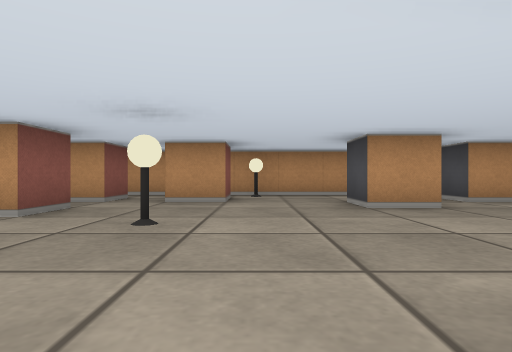
view 1 (above)

22 first-person views from a walk through a cub3D level. The camera is about half as high as the walls, looks level and sees 75° across. The floor is counted in squares. Each view is taken from the middle of a square. On the plan, view 1 faces up. The plan holds only what a view shows up to about 9 squares ahead; the rest is blank.

view 2
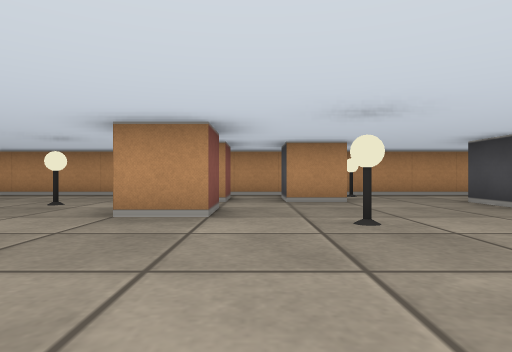

view 3
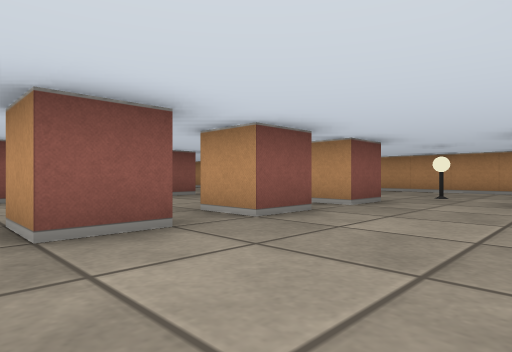

view 4
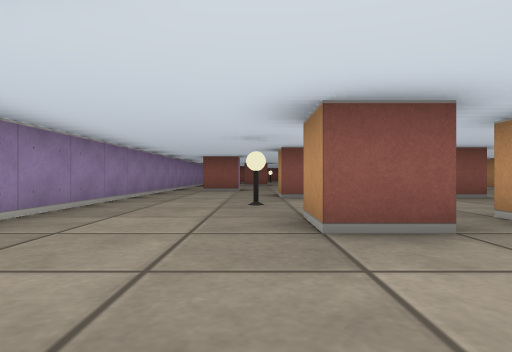

view 5
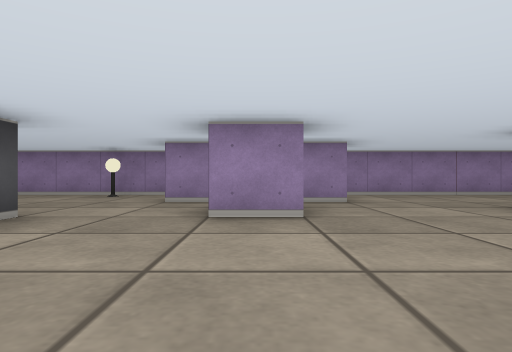

view 6
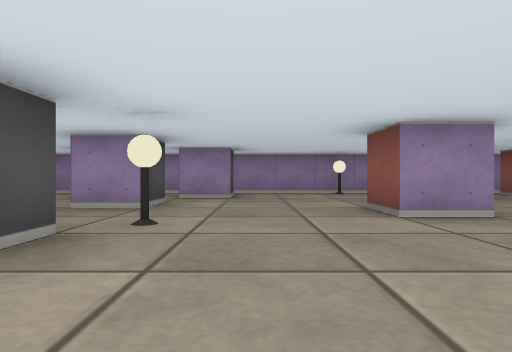

view 7
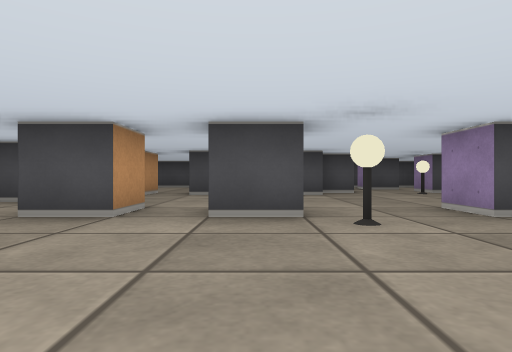

view 8
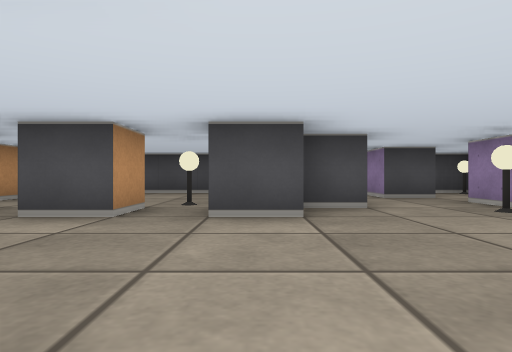

view 9
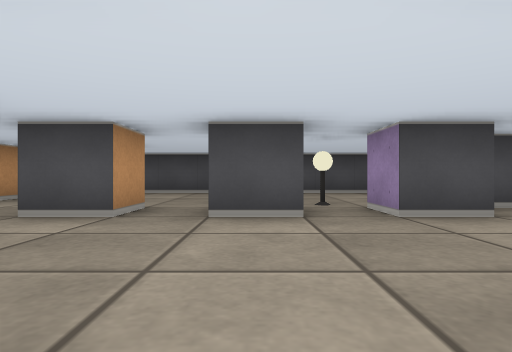

view 10
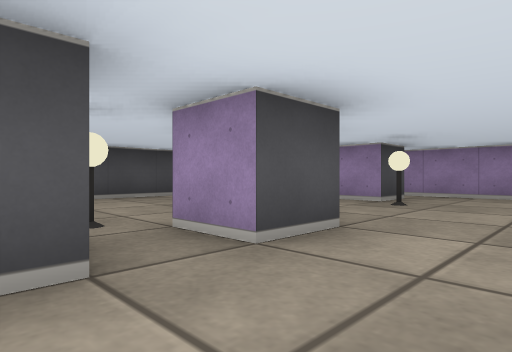

view 11
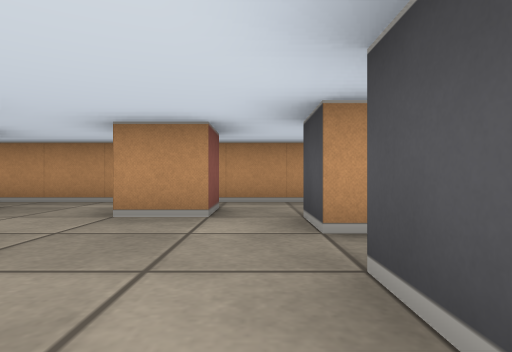

view 12
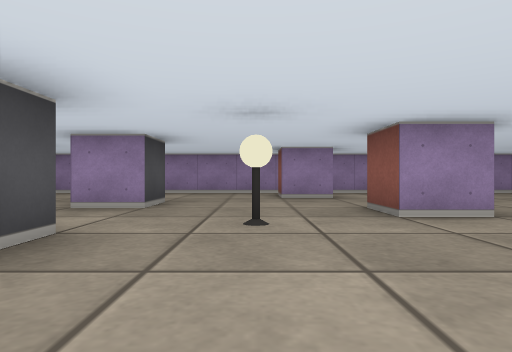

view 13
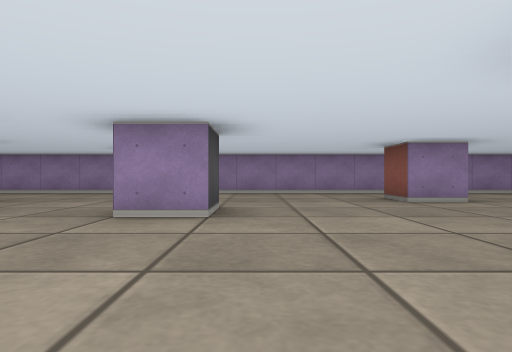

view 14
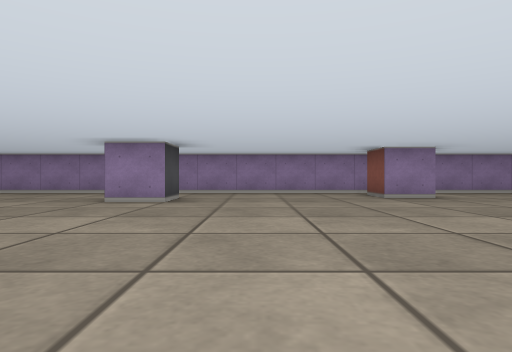

view 15
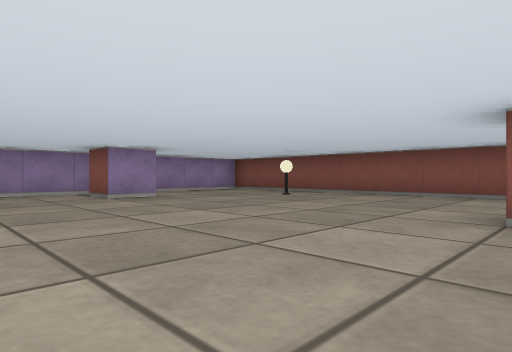

view 16
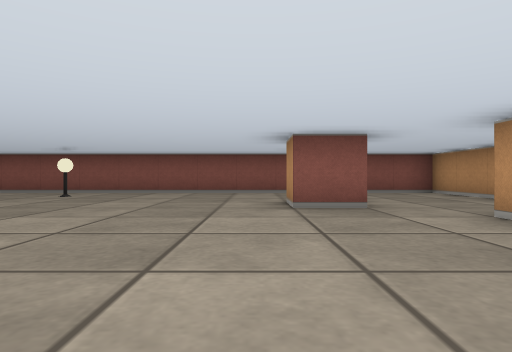

view 17
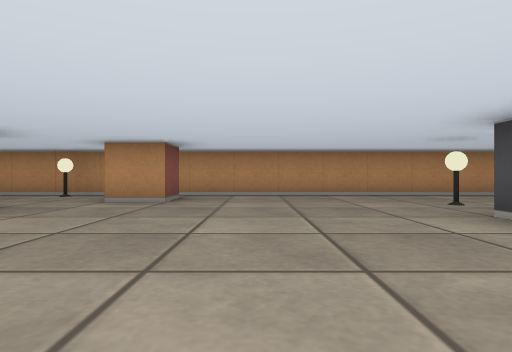

view 18
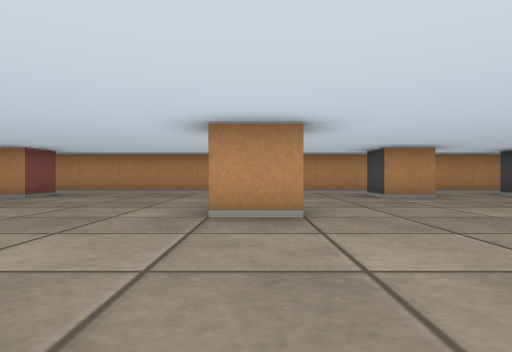

view 19
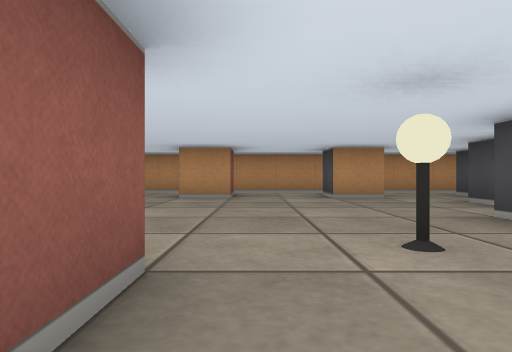

view 20
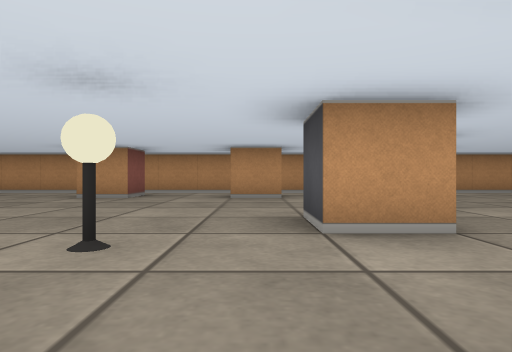

view 21
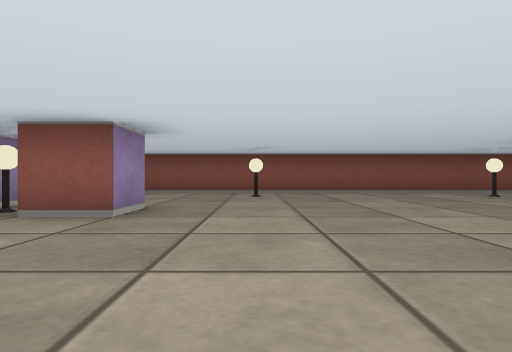

view 22
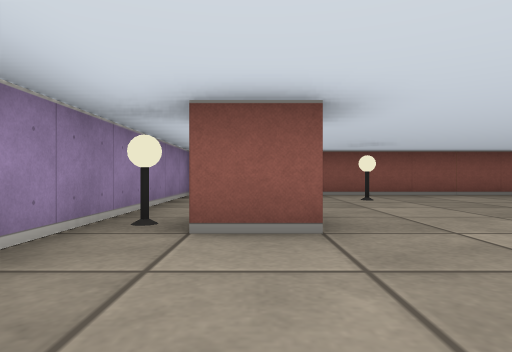

### Floor plan
Points are (right, up) in squares from view 1. A wall is a line through its corners. A room is listed if a view was taken in it or the views show most of it. See-through windows are left out.
Room 1 (views 1, 2, 3, 4, 5, 6, 7, 8, 9, 10, 11, 12, 13, 14, 15, 16, 17, 18, 19, 20, 21, 22)
walls: (-5.5, 1.5) (-5.5, 0.5) (-6.5, 0.5); (-5.5, -0.4) (-5.5, -1.5) (-6.5, -1.5); (-9.4, 1.5) (-10.5, 1.5) (-10.5, 2.5); (-5.5, 3.5) (-5.5, 2.5) (-6.2, 2.5); (-9.5, 2.6) (-9.5, 1.9); (-9.5, -1) (-9.5, -1.5) (-10.2, -1.5); (-9.5, 3.9) (-9.5, 4.5); (-10.5, -1.5) (-10.5, -0.5) (-9.5, -0.5); (-2.5, -0.5) (-1.5, -0.5); (-3.5, -2.5) (-2.8, -2.5); (-8.5, 6) (-8.5, 6.5); (-10.4, 5.5) (-11.5, 5.5) (-11.5, 6.5); (-2.5, 4.5) (-2.5, 3.5) (-3.5, 3.5); (-1.2, -2.5) (-0.5, -2.5); (-2.5, 6.5) (-2.5, 5.5) (-3.1, 5.5); (-13.5, -2.5) (-12.5, -2.5) (-12.5, -3.2); (0.4, 0.5) (1.5, 0.5) (1.5, -0.5); (-14.5, -0.5) (-14.5, 0.5) (-13.5, 0.5) (-13.5, -0.5); (-13.5, 6.5) (-13.5, 5.5) (-14.5, 5.5) (-14.5, 6.5); (-0.5, 6.5) (-0.5, 5.5) (-1.5, 5.5) (-1.5, 6.4); (0, -4.5) (5.4, -4.5); (-16.5, 2.5) (-17.5, 2.5); (2.6, 4.5) (1.5, 4.5) (1.5, 5.5); (3.5, -3.4) (3.5, -2.5) (4.5, -2.5); (4.5, 1.5) (4.5, 2.5); (4.5, -1.5) (4.5, -0.5) (5.5, -0.5); (-18.5, -2.5) (-18.5, -1.5) (-17.5, -1.5) (-17.5, -2.5); (4.2, 5.5) (3.5, 5.5) (3.5, 6.4); (5.5, 3.5) (4.5, 3.5) (4.5, 4.5); (5.8, 7.5) (-27.5, 7.5) (-27.5, -3.9); (-21.5, 6.5) (-21.5, 5.5) (-22.5, 5.5); (7.5, 6.5) (7.5, 5.5) (6.5, 5.5); (8.5, 0.4) (8.5, 1.5); (8.5, 2.5) (8.5, 3.5); (7.6, -4.5) (9.9, -4.5); (9.5, -0.6) (9.5, 0.4); (-23.5, -2.5) (-22.5, -2.5) (-22.5, -3.5); (9.5, 4.5) (8.5, 4.5) (8.5, 5.5); (-23.5, 4.6) (-23.5, 3.5) (-24.4, 3.5); (9.5, -3.5) (9.5, -2.5) (10.5, -2.5); (8.9, 7.5) (7.4, 7.5); (11.5, -2.5) (11.5, -1.5) (12.5, -1.5); (11.4, 5.5) (10.8, 5.5); (11.4, 7.5) (10.8, 7.5); (13.5, -1) (13.5, 5.9); (-27.5, -4.5) (-3, -4.5); (13.5, -4.5) (13.5, -3.5)
objects: lamp (-26, -1); lamp (-26, 4); lamp (-24, 7); lamp (-23, -4); lamp (-17, 5); lamp (-12, 1); lamp (-8, -2); lamp (-5, 5); lamp (-1, 3); lamp (0, 7); lamp (1, -4); lamp (4, 1); lamp (9, -2); lamp (10, 2); lamp (13, -4)

Positions as (right, up) in squares from view 1, and headings:
1: (0, 0), facing up
2: (-2, 0), facing up
3: (-3, -2), facing up-left
4: (-3, -2), facing left
5: (-2, 3), facing down
6: (3, 4), facing down
7: (1, 2), facing right
8: (5, 1), facing right
9: (5, 3), facing right
10: (7, 3), facing down-right
11: (8, 2), facing up
12: (-12, 4), facing down
13: (-15, 4), facing down
14: (-20, 4), facing down
15: (-20, 4), facing down-left
16: (-19, 3), facing left
17: (-20, 0), facing up
18: (-17, -1), facing up
19: (-13, -1), facing up
20: (-11, -1), facing up
21: (-19, -1), facing left
22: (-20, -3), facing left
